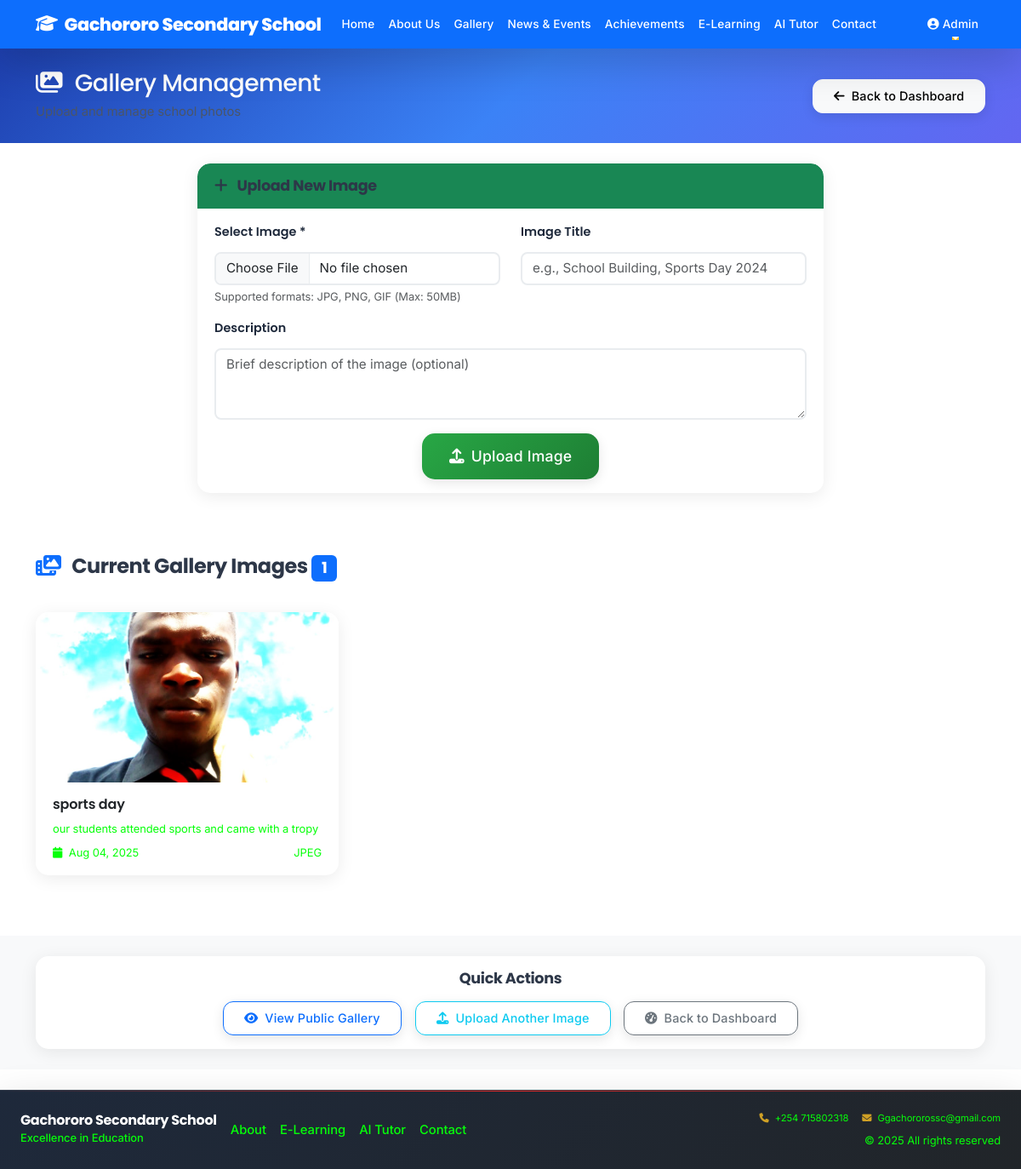
Before: /admin/manage-gallery (signed in) with the older database file.
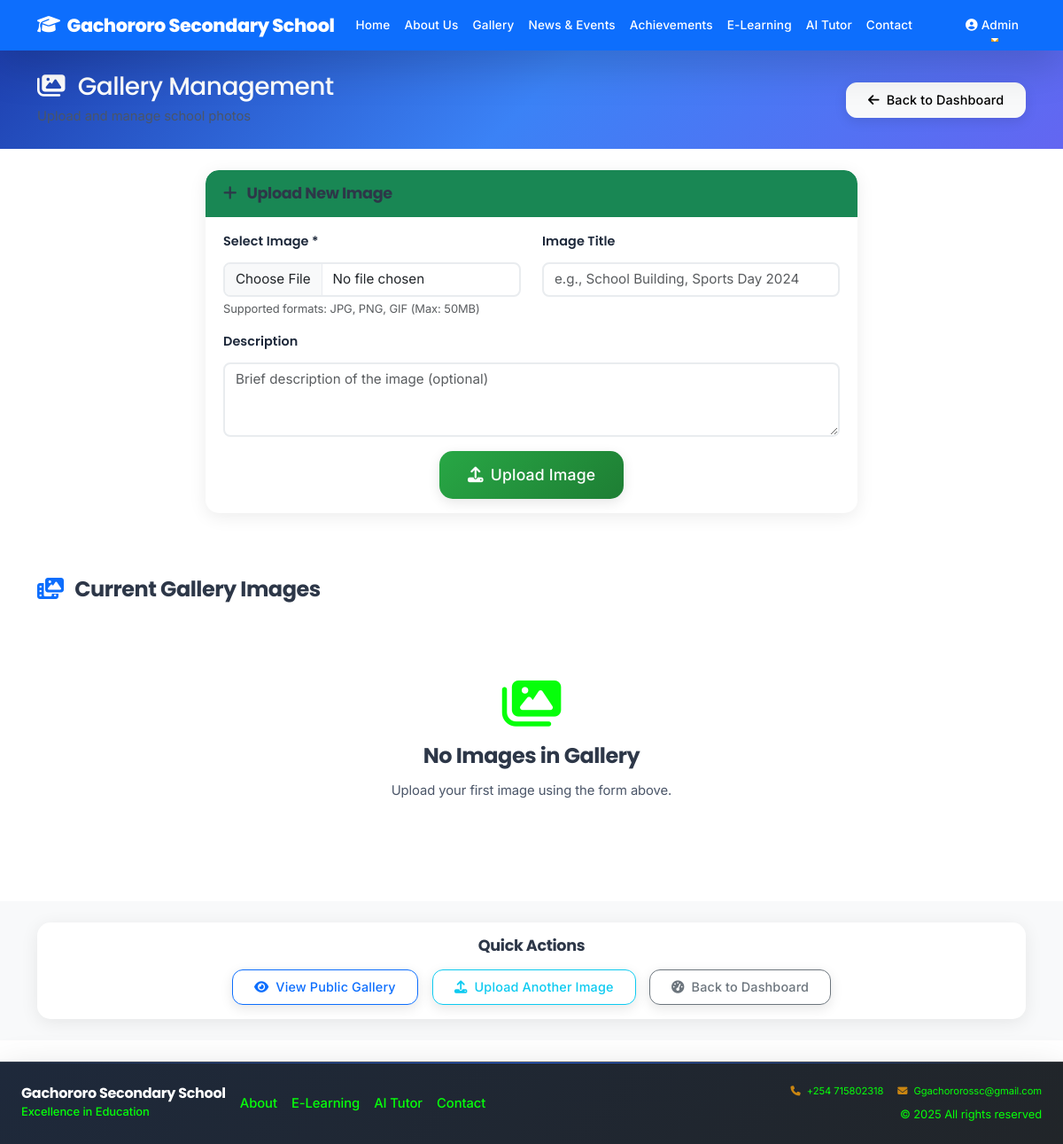
After: the same page with the newer database file.
### models.py (models this page shows, shortened)
class GalleryImage(db.Model):
    id = db.Column(db.Integer, primary_key=True)
    filename = db.Column(db.String(200), nullable=False)
    title = db.Column(db.String(200))
    description = db.Column(db.Text)
    date_uploaded = db.Column(db.DateTime, default=datetime.utcnow)

### app.py (the view, shortened to what this page needs)
@app.route('/admin/manage-gallery', methods=['GET', 'POST'])
@login_required
def manage_gallery():
    images = GalleryImage.query.order_by(GalleryImage.date_uploaded.desc()).all()
    return render_template('admin/manage_gallery.html', images=images)

### app.py (called while the page is built)
@login_manager.user_loader
def load_user(user_id):
    return User.query.get(int(user_id))

@app.context_processor
def inject_global_vars():
    try:
        current_theme = ThemeSettings.query.filter_by(is_active=True).first()
        theme_name = current_theme.theme_name if current_theme else 'blue'
        active_video = VideoSettings.query.filter_by(is_active=True).first()
        return {
            'current_theme': theme_name,
            'active_video': active_video
        }
    except:
        return {
            'current_theme': 'blue',
            'active_video': None
        }

### templates/admin/manage_gallery.html (shortened to what the changed rows need)
{% extends "base.html" %}
{% block content %}
<section class="admin-header bg-primary text-white py-4">
    <div class="container">
        <div class="row align-items-center">
            <div class="col-md-8">
                <h1 class="h3 mb-1">
                    <i class="fas fa-images me-2"></i>
                    Gallery Management
                </h1>
            </div>
        </div>
    </div>
</section>
<section class="py-5">
    <div class="container">
        <div class="row">
            <div class="col-12 mb-4">
                <h3>
                    <i class="fas fa-photo-video text-primary me-2"></i>
                    Current Gallery Images
                    {% if images %}
                        <span class="badge bg-primary">{{ images|length }}</span>
                    {% endif %}
                </h3>
            </div>
        </div>
        {% if images %}
            <div class="row" id="gallery-grid">
                {% for image in images %}
                    <div class="col-lg-4 col-md-6 mb-4 gallery-item">
                        <div class="card gallery-admin-card h-100">
                            <div class="position-relative">
                                <img src="{{ url_for('gallery_file', filename=image.filename) }}"
                                     class="card-img-top gallery-admin-img"
                                     alt="{{ image.title or 'Gallery Image' }}">
                            </div>
                            <div class="card-body">
                                {% if image.title %}
                                    <h6 class="card-title mb-2">{{ image.title }}</h6>
                                {% endif %}
                                {% if image.description %}
                                    <p class="card-text text-muted small mb-2">
                                        {{ image.description[:100] }}{% if image.description|length > 100 %}...{% endif %}
                                    </p>
                                {% endif %}
                                <div class="d-flex justify-content-between align-items-center">
                                    <small class="text-muted">
                                        <i class="fas fa-calendar me-1"></i>
                                        {{ image.date_uploaded.strftime('%b %d, %Y') }}
                                    </small>
                                    <small class="text-muted">
                                        {{ image.filename.split('.')[-1].upper() }}
                                    </small>
                                </div>
                            </div>
                        </div>
                    </div>
                {% endfor %}
            </div>
        {% else %}
            <div class="text-center text-muted py-5">
                <i class="fas fa-images fa-4x mb-3"></i>
                <h3>No Images in Gallery</h3>
                <p>Upload your first image using the form above.</p>
            </div>
        {% endif %}
    </div>
</section>
{% endblock %}

Changed rows visible on the page:
removed GalleryImage: filename (picture), title "sports day", description "our students attended sports and came with a tropy", date_uploaded "Aug 04, 2025", filename.split "JPEG"
Other visible differences:
{{ images|length }}: "1" → (not shown)
text now shown: "No Images in Gallery Upload your first image using the form above."
